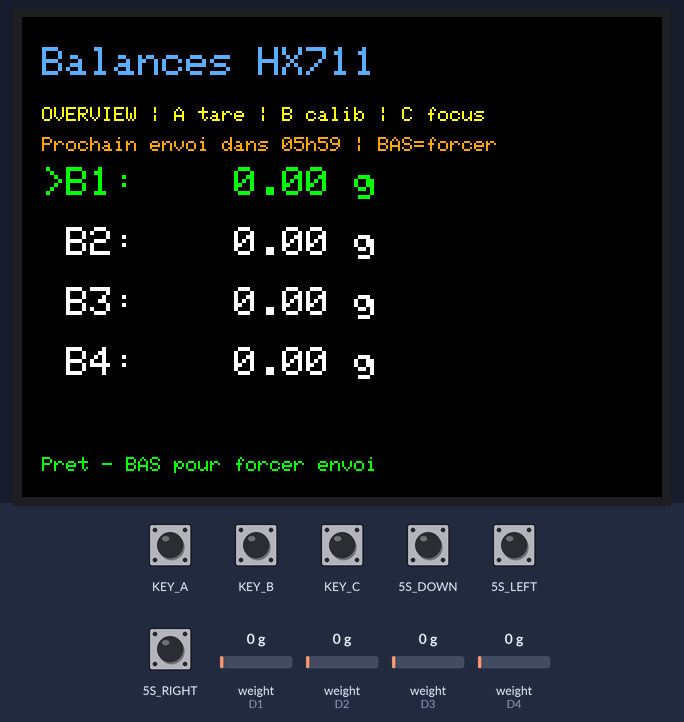
Recording of a program running on a simulated Seeed Wio Terminal. Parts: 320×240 colour display. Inputs (shaded band) come from the test bench; at power-on: 5S_DOWN, 5S_LEFT, 5S_RIGHT, KEY_A, KEY_B, KEY_C HIGH, weight on the scale (sensors on D1, D2, D3, D4) 0 g. What the program prints to the serial monitor is not drawn.

Above: at 3.6 s.
3.7 s: KEY_A pulled LOW for 0.45 s
At 4.8 s:
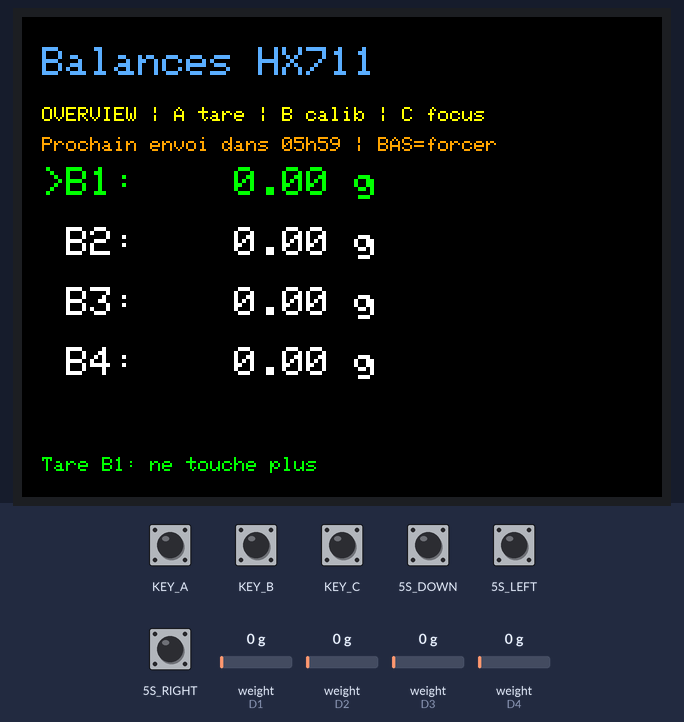
7.2 s: weight on the scale (sensor on D1) set to 100 g
10.2 s: 5S_DOWN pulled LOW for 0.45 s
At 13.5 s:
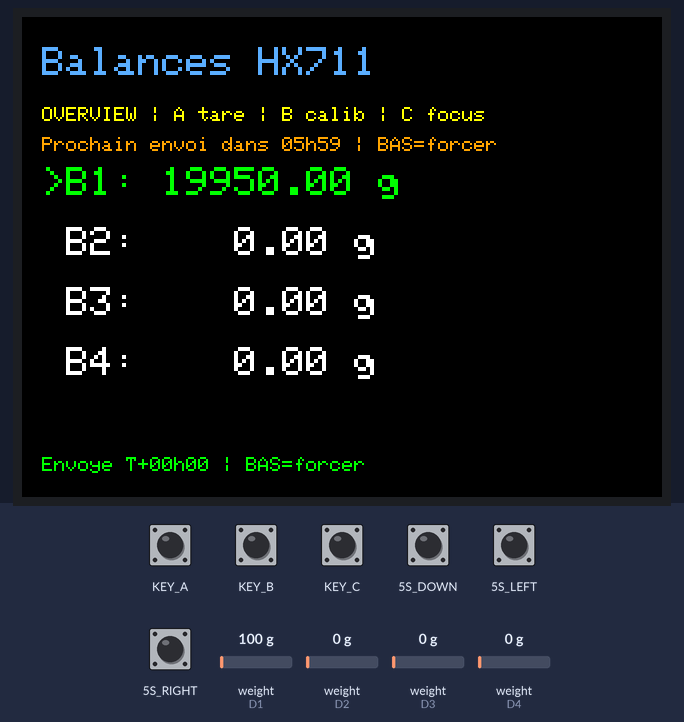
13.7 s: KEY_B pulled LOW for 0.45 s
At 14.4 s:
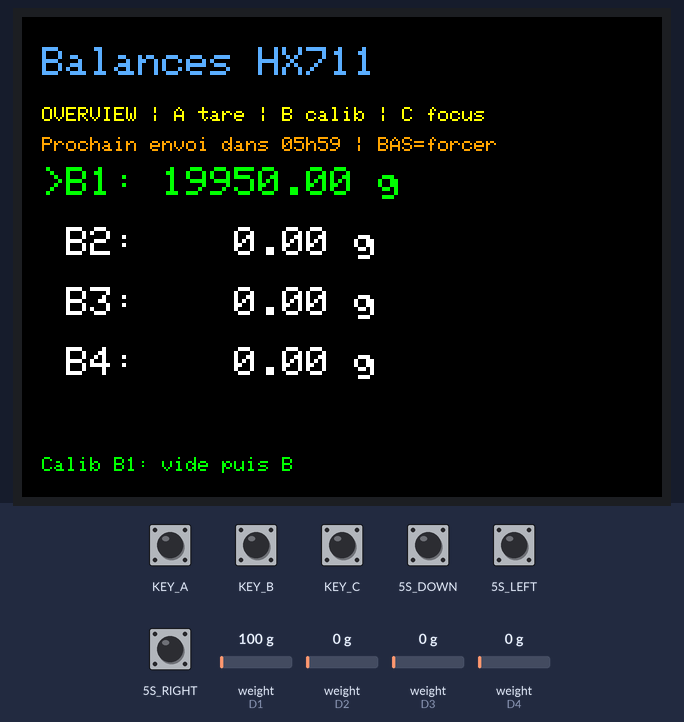
15.6 s: KEY_B pulled LOW for 1 s
At 17.1 s:
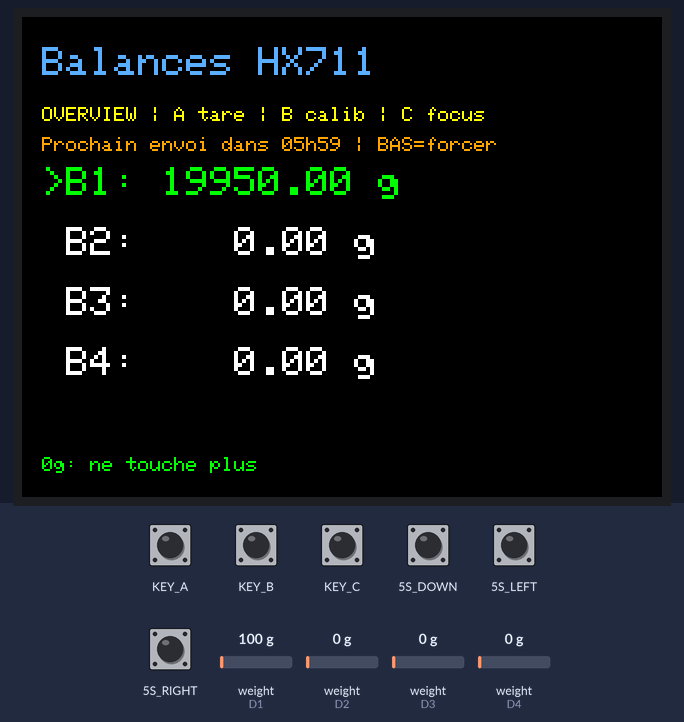
Timing chart, 0 to 18.6 s (numbered marks = the images above; inputs shaded):
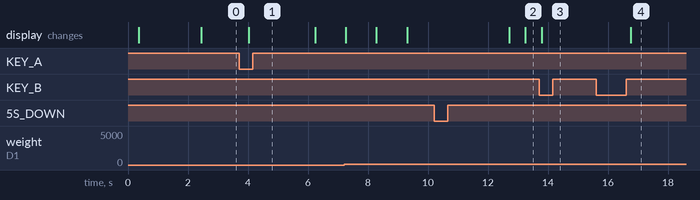

Measured:
- after the input at 3.7 s, the display: changes after 0.32 s (image 1)
- after the input at 10.2 s, the display: first changes after 2.5 s (image 2 shows a later state)
- after the input at 13.7 s, the display: changes after 0.08 s (image 3)
- after the input at 15.6 s, the display: changes after 1.2 s (image 4)

The program:

main.cpp
```cpp
// ============================================================
// Wio Terminal + HX711 (2 à 4 balances)
// Version V3.0 — SANS WIFI
// Communication via USB Serial vers reTerminal (Raspberry Pi)
//
// PROTOCOLE SERIAL :
//   Le Wio envoie toutes les 6h une ligne :
//   DATA,<poids_b1>,<poids_b2>,<poids_b3>,<poids_b4>
//   Exemple : DATA,48.72,32.15,0.00,0.00
//   0.00 = balance absente ou non connectée
//
//   Ce format est identique à ce que le Teensy enverra plus tard.
//   Le reTerminal n'aura pas besoin d'être modifié lors du remplacement.
//
// BOUTONS :
//   A        → Tare de la balance active
//   B        → Calibration de la balance active
//   C        → Basculer OVERVIEW / FOCUS
//   Gauche   → Balance active précédente
//   Droite   → Balance active suivante
//   Bas      → Envoyer les données maintenant (test)
//
// CHANGER L'INTERVALLE :
//   Ligne #define RECORD_INTERVAL_MS
//   6h  → 6UL  * 3600UL * 1000UL  (test)
//   24h → 24UL * 3600UL * 1000UL  (production)
// ============================================================

#include <Arduino.h>
#include <TFT_eSPI.h>
#include <HX711.h>
#include <stdarg.h>

// ============================================================
// CONFIG MATÉRIELLE
// ============================================================

#define NB_SCALES         4     // Nombre max de balances (changer si besoin)
#define CALIBRATION_MASS  100.0f

#define NB_SAMPLES        5
#define TARE_SAMPLES      40
#define CALIB_SAMPLES     80

#define DISPLAY_PERIOD_MS 300
#define DEBOUNCE_MS       150

#define ZERO_DEADBAND_G     0.05f
#define DISPLAY_DEADBAND_G  0.03f

const int COMMON_SCK_PIN         = D0;
const int DOUT_PINS[NB_SCALES]   = { D1, D2, D3, D4 };

// ============================================================
// CONFIG INTERVALLE
// 6h pour les tests, passer à 24h pour la production
// ============================================================

#define RECORD_INTERVAL_MS  (6UL * 3600UL * 1000UL)
// #define RECORD_INTERVAL_MS  (24UL * 3600UL * 1000UL)

// ============================================================
// VARIABLES GLOBALES
// ============================================================

float tare_offsets[NB_SCALES]        = {0.0f, 0.0f, 0.0f, 0.0f};
float calibration_factors[NB_SCALES] = {1.0f, 1.0f, 1.0f, 1.0f};

int  active_scale        = 0;
bool mode_focus          = false;
int  overview_read_index = 0;

float last_weights[NB_SCALES];
long  last_raws[NB_SCALES];
float displayed_weights[NB_SCALES];
bool  scale_present[NB_SCALES];

float last_drawn_weight[NB_SCALES] = {999999, 999999, 999999, 999999};
long  last_drawn_raw[NB_SCALES]    = {-999999, -999999, -999999, -999999};
int   last_drawn_active_scale      = -1;
bool  last_drawn_mode_focus        = false;

uint32_t last_record_ms = 0;

HX711    scales[NB_SCALES];
TFT_eSPI tft = TFT_eSPI();

// ============================================================
// COULEURS
// ============================================================

#define COLOR_TITLE    0x5D7F
#define COLOR_MODE     0xFFE0
#define COLOR_WHITE    TFT_WHITE
#define COLOR_GRAY     0x8410
#define COLOR_GREEN    0x07E0
#define COLOR_ORANGE   0xFD20
#define COLOR_STATUS   0x07E0
#define COLOR_RAW      0xAD55

// ============================================================
// POSITIONS ÉCRAN
// ============================================================

const int Y_TITLE  = 15;
const int Y_MODE   = 45;
const int Y_LINES[NB_SCALES] = { 75, 105, 135, 165 };
const int Y_BIG    = 95;
const int Y_RAW    = 165;
const int Y_CALIB  = 185;
const int Y_STATUS = 220;

char status_text[64] = "Demarrage...";

// ============================================================
// PROTOTYPES
// ============================================================

void draw_status_bar();
void draw_static_screen();
void update_display_values();
void force_full_redraw();
void send_data_serial();

// ============================================================
// STATUS BAR
// ============================================================

void set_statusf(const char* fmt, ...) {
    va_list args;
    va_start(args, fmt);
    vsnprintf(status_text, sizeof(status_text), fmt, args);
    va_end(args);
    Serial.flush(); // Ne pas interrompre un envoi de données
    draw_status_bar();
}

// ============================================================
// BOUTONS
// ============================================================

struct ButtonEdge {
    int      pin;
    bool     last_state;
    uint32_t last_event_time_ms;

    void begin(int p) {
        pin = p;
        pinMode(pin, INPUT_PULLUP);
        last_state = (digitalRead(pin) == LOW);
        last_event_time_ms = 0;
    }

    bool fell() {
        uint32_t now = millis();
        bool current = (digitalRead(pin) == LOW);
        bool event = false;
        if (current && !last_state) {
            if (now - last_event_time_ms >= DEBOUNCE_MS) {
                event = true;
                last_event_time_ms = now;
            }
        }
        last_state = current;
        return event;
    }

    bool is_pressed() {
        return (digitalRead(pin) == LOW);
    }
};

ButtonEdge btn_a, btn_b, btn_c, btn_left, btn_right, btn_down;

// ============================================================
// DÉTECTION HX711
// ============================================================

bool hx711_detect_dout(int dout_pin, unsigned long timeout_ms = 1000) {
    pinMode(dout_pin, INPUT);
    pinMode(COMMON_SCK_PIN, OUTPUT);
    digitalWrite(COMMON_SCK_PIN, LOW);

    unsigned long start = millis();
    while (millis() - start < timeout_ms) {
        if (digitalRead(dout_pin) == LOW) return true;
        delay(10);
    }
    return false;
}

// ============================================================
// MESURES
// ============================================================

long read_raw_average(int index, int n = NB_SAMPLES) {
    if (index < 0 || index >= NB_SCALES) return 0;
    if (!scale_present[index]) return last_raws[index];

    long total = 0;
    int valid = 0;

    for (int i = 0; i < n; i++) {
        if (scales[index].is_ready()) {
            total += scales[index].read();
            valid++;
        }
        delay(3);
    }

    return (valid == 0) ? last_raws[index] : total / valid;
}

long read_raw_average_exact(int index, int n, const char* label) {
    if (index < 0 || index >= NB_SCALES) return 0;
    if (!scale_present[index]) return 0;

    long total = 0;
    int valid = 0;

    while (valid < n) {
        unsigned long wait_start = millis();
        while (!scales[index].is_ready()) {
            if (millis() - wait_start > 1200) {
                if (valid > 0) { set_statusf("%s timeout %d/%d", label, valid, n); return total / valid; }
                else           { set_statusf("%s timeout 0/%d", label, n); return last_raws[index]; }
            }
            delay(1);
        }
        total += scales[index].read();
        valid++;
        if (valid % 10 == 0 || valid == n) set_statusf("%s %d/%d", label, valid, n);
        delay(1);
    }
    return total / valid;
}

float raw_to_weight(int index, long raw) {
    if (index < 0 || index >= NB_SCALES) return 0.0f;
    float factor = calibration_factors[index];
    if (factor == 0.0f) return 0.0f;
    float weight = (float)(raw - (long)tare_offsets[index]) / factor;
    if (abs(weight) < ZERO_DEADBAND_G) weight = 0.0f;
    return weight;
}

void read_weight(int index) {
    if (index < 0 || index >= NB_SCALES) return;
    if (!scale_present[index]) {
        last_weights[index] = 0.0f;
        last_raws[index] = 0;
        return;
    }
    long raw = read_raw_average(index, NB_SAMPLES);
    last_raws[index] = raw;
    last_weights[index] = raw_to_weight(index, raw);
}

float stable_display_weight(int index) {
    if (index < 0 || index >= NB_SCALES) return 0.0f;
    float weight = last_weights[index];
    float old = displayed_weights[index];
    if (abs(weight - old) >= DISPLAY_DEADBAND_G) displayed_weights[index] = weight;
    return displayed_weights[index];
}

// ============================================================
// TARE / CALIBRATION
// ============================================================

void tare(int index) {
    if (index < 0 || index >= NB_SCALES) return;
    if (!scale_present[index]) { set_statusf("B%d absente", index + 1); return; }

    set_statusf("Tare B%d: ne touche plus", index + 1);
    delay(1200);
    long raw = read_raw_average_exact(index, TARE_SAMPLES, "Tare");
    last_raws[index] = raw;
    tare_offsets[index] = (float)raw;
    last_weights[index] = 0.0f;
    displayed_weights[index] = 0.0f;
    last_drawn_weight[index] = 999999;
    last_drawn_raw[index] = -999999;
    set_statusf("Tare B%d OK", index + 1);
    update_display_values();
    delay(800);
}

void wait_release_b() { while (btn_b.is_pressed()) delay(20); delay(DEBOUNCE_MS); }
void wait_press_b()   { while (!btn_b.is_pressed()) delay(20); delay(DEBOUNCE_MS); }
void wait_b_click()   { wait_release_b(); wait_press_b(); wait_release_b(); }

void calibrate_0_100g(int index) {
    if (index < 0 || index >= NB_SCALES) return;
    if (!scale_present[index]) { set_statusf("B%d absente", index + 1); return; }

    set_statusf("Calib B%d: vide puis B", index + 1);
    wait_b_click();
    set_statusf("0g: ne touche plus");
    delay(1500);
    long raw_0g = read_raw_average_exact(index, CALIB_SAMPLES, "Mesure 0g");
    last_raws[index] = raw_0g;
    tare_offsets[index] = (float)raw_0g;
    displayed_weights[index] = 0.0f;
    last_weights[index] = 0.0f;
    last_drawn_weight[index] = 999999;
    last_drawn_raw[index] = -999999;
    set_statusf("0g OK");
    update_display_values();
    delay(1000);

    set_statusf("Pose %.0fg puis B", CALIBRATION_MASS);
    wait_b_click();
    set_statusf("%.0fg: ne touche plus", CALIBRATION_MASS);
    delay(1500);
    long raw_ref = read_raw_average_exact(index, CALIB_SAMPLES, "Mesure masse");
    last_raws[index] = raw_ref;
    long diff = raw_ref - raw_0g;

    if (abs(diff) < 10) { set_statusf("Erreur calib diff=%ld", diff); return; }

    calibration_factors[index] = (float)diff / CALIBRATION_MASS;
    last_weights[index] = CALIBRATION_MASS;
    displayed_weights[index] = CALIBRATION_MASS;
    last_drawn_weight[index] = 999999;
    last_drawn_raw[index] = -999999;
    set_statusf("Calib B%d OK f=%.2f", index + 1, calibration_factors[index]);
    update_display_values();
    delay(1200);
}

// ============================================================
// NAVIGATION
// ============================================================

void change_active_scale(int direction) {
    active_scale = (active_scale + direction + NB_SCALES) % NB_SCALES;
    snprintf(status_text, sizeof(status_text), "Balance active: B%d", active_scale + 1);
}

// ============================================================
// ENVOI DONNÉES VIA SERIAL (USB vers reTerminal)
// ============================================================

void send_data_serial() {
    // Lire toutes les balances une dernière fois avant d'envoyer
    for (int i = 0; i < NB_SCALES; i++) {
        read_weight(i);
    }

    // Format : DATA,<b1>,<b2>,<b3>,<b4>
    // 0.00 si la balance est absente
    Serial.print("DATA");
    for (int i = 0; i < NB_SCALES; i++) {
        Serial.print(",");
        if (scale_present[i]) {
            Serial.print(stable_display_weight(i), 2);
        } else {
            Serial.print("0.00");
        }
    }
    Serial.println(); // \n final — le reTerminal lit jusqu'au \n

    // Affichage sur l'écran
    unsigned long h = (millis() / 1000) / 3600;
    unsigned long m = ((millis() / 1000) % 3600) / 60;
    set_statusf("Envoye T+%02luh%02lu | BAS=forcer", h, m);
}

// ============================================================
// AFFICHAGE
// ============================================================

void reset_draw_cache() {
    for (int i = 0; i < NB_SCALES; i++) {
        last_drawn_weight[i] = 999999;
        last_drawn_raw[i]    = -999999;
    }
    last_drawn_active_scale = active_scale;
    last_drawn_mode_focus   = mode_focus;
}

void draw_status_bar() {
    tft.fillRect(0, Y_STATUS, 320, 20, TFT_BLACK);
    tft.setTextColor(COLOR_STATUS, TFT_BLACK);
    tft.setTextSize(1);
    tft.setCursor(10, Y_STATUS);
    tft.print(status_text);
}

void draw_static_screen() {
    tft.fillScreen(TFT_BLACK);
    tft.setTextColor(COLOR_TITLE, TFT_BLACK);
    tft.setTextSize(2);
    tft.setCursor(10, Y_TITLE);

    if (mode_focus) {
        tft.printf("Balance B%d", active_scale + 1);
        tft.setTextColor(COLOR_MODE, TFT_BLACK);
        tft.setTextSize(1);
        tft.setCursor(10, Y_MODE);
        tft.print("FOCUS | A tare | B calib | C overview");
    } else {
        tft.print("Balances HX711");
        tft.setTextColor(COLOR_MODE, TFT_BLACK);
        tft.setTextSize(1);
        tft.setCursor(10, Y_MODE);
        tft.print("OVERVIEW | A tare | B calib | C focus");
    }

    // Indicateur de prochaine mesure
    tft.setTextColor(COLOR_ORANGE, TFT_BLACK);
    tft.setTextSize(1);
    tft.setCursor(10, Y_MODE + 15);

    unsigned long next_ms = RECORD_INTERVAL_MS - (millis() - last_record_ms);
    unsigned long next_h  = (next_ms / 1000) / 3600;
    unsigned long next_m  = ((next_ms / 1000) % 3600) / 60;
    tft.printf("Prochain envoi dans %02luh%02lu | BAS=forcer", next_h, next_m);

    if (mode_focus) {
        tft.setTextColor(COLOR_RAW, TFT_BLACK);
        tft.setTextSize(1);
        tft.setCursor(10, Y_RAW);
        tft.print("RAW:");
        tft.setCursor(10, Y_CALIB);
        tft.print("Calib:");
    }

    draw_status_bar();
}

void force_full_redraw() {
    draw_static_screen();
    reset_draw_cache();
    update_display_values();
}

void update_display_values() {
    if (mode_focus) {
        if (!scale_present[active_scale]) {
            tft.setTextColor(COLOR_WHITE, TFT_BLACK);
            tft.setTextSize(4);
            tft.setCursor(10, Y_BIG);
            tft.print("Absente    ");
            return;
        }

        float shown = stable_display_weight(active_scale);
        long  raw   = last_raws[active_scale];

        if (abs(shown - last_drawn_weight[active_scale]) >= DISPLAY_DEADBAND_G) {
            tft.setTextColor(COLOR_WHITE, TFT_BLACK);
            tft.setTextSize(4);
            tft.setCursor(10, Y_BIG);
            tft.printf("%10.2f g", shown);
            last_drawn_weight[active_scale] = shown;
        }

        if (raw != last_drawn_raw[active_scale]) {
            tft.setTextColor(COLOR_RAW, TFT_BLACK);
            tft.setTextSize(1);
            tft.setCursor(50, Y_RAW);
            tft.printf("%-16ld", raw);
            tft.setCursor(60, Y_CALIB);
            tft.printf("%-12.2f", calibration_factors[active_scale]);
            last_drawn_raw[active_scale] = raw;
        }
    } else {
        bool active_changed = (last_drawn_active_scale != active_scale);

        for (int i = 0; i < NB_SCALES; i++) {
            float shown = stable_display_weight(i);

            if (active_changed || abs(shown - last_drawn_weight[i]) >= DISPLAY_DEADBAND_G) {
                tft.setTextSize(2);
                tft.setCursor(10, Y_LINES[i]);

                if (!scale_present[i]) {
                    tft.setTextColor(COLOR_GRAY, TFT_BLACK);
                    tft.printf(" B%d: absente       ", i + 1);
                } else {
                    char prefix = (i == active_scale) ? '>' : ' ';
                    tft.setTextColor(i == active_scale ? COLOR_GREEN : COLOR_WHITE, TFT_BLACK);
                    tft.printf("%cB%d: %7.2f g   ", prefix, i + 1, shown);
                }
                last_drawn_weight[i] = shown;
            }
        }
        last_drawn_active_scale = active_scale;
    }
}

// ============================================================
// MISE À JOUR COMPTEUR UNIQUEMENT (sans redessiner l'écran)
// ============================================================

void update_countdown() {
    unsigned long elapsed = millis() - last_record_ms;
    unsigned long remaining_ms = (elapsed >= RECORD_INTERVAL_MS) ? 0 : RECORD_INTERVAL_MS - elapsed;
    unsigned long next_h = (remaining_ms / 1000) / 3600;
    unsigned long next_m = ((remaining_ms / 1000) % 3600) / 60;

    // Efface uniquement la ligne du compteur
    tft.fillRect(0, Y_MODE + 15, 320, 12, TFT_BLACK);
    tft.setTextColor(COLOR_ORANGE, TFT_BLACK);
    tft.setTextSize(1);
    tft.setCursor(10, Y_MODE + 15);
    tft.printf("Prochain envoi dans %02luh%02lu | BAS=forcer", next_h, next_m);
}

// ============================================================
// SETUP
// ============================================================

void setup() {
    Serial.begin(115200);

    tft.begin();
    tft.setRotation(3);
    tft.fillScreen(TFT_BLACK);

    btn_a.begin(WIO_KEY_A);
    btn_b.begin(WIO_KEY_B);
    btn_c.begin(WIO_KEY_C);
    btn_left.begin(WIO_5S_LEFT);
    btn_right.begin(WIO_5S_RIGHT);
    btn_down.begin(WIO_5S_DOWN);

    for (int i = 0; i < NB_SCALES; i++) {
        last_weights[i]      = 0.0f;
        last_raws[i]         = 0;
        displayed_weights[i] = 0.0f;

        if (hx711_detect_dout(DOUT_PINS[i])) {
            scales[i].begin(DOUT_PINS[i], COMMON_SCK_PIN);
            scale_present[i] = true;
        } else {
            scale_present[i] = false;
        }
    }

    force_full_redraw();

    // Première mesure immédiate au démarrage
    send_data_serial();
    last_record_ms = millis();

    set_statusf("Pret - BAS pour forcer envoi");
}

// ============================================================
// LOOP
// ============================================================

uint32_t last_display_ms  = 0;
uint32_t last_countdown_ms = 0;
#define  COUNTDOWN_PERIOD_MS 30000

void loop() {
    // ─── Boutons ────────────────────────────────────────────
    if (btn_a.fell()) tare(active_scale);
    if (btn_b.fell()) calibrate_0_100g(active_scale);

    if (btn_c.fell()) {
        mode_focus = !mode_focus;
        snprintf(status_text, sizeof(status_text),
                 "Mode %s", mode_focus ? "FOCUS" : "OVERVIEW");
        force_full_redraw();
    }

    // Joystick BAS = forcer l'envoi immédiatement (le compteur continue)
    if (btn_down.fell()) {
        send_data_serial();
        // last_record_ms inchangé → le compteur 6h continue normalement
    }

    if (btn_right.fell()) {
        change_active_scale(1);
        if (mode_focus) force_full_redraw();
        else { update_display_values(); draw_status_bar(); }
    }

    if (btn_left.fell()) {
        change_active_scale(-1);
        if (mode_focus) force_full_redraw();
        else { update_display_values(); draw_status_bar(); }
    }

    // ─── Lecture capteurs ────────────────────────────────────
    if (mode_focus) {
        read_weight(active_scale);
    } else {
        read_weight(overview_read_index);
        overview_read_index = (overview_read_index + 1) % NB_SCALES;
    }

    // ─── Affichage périodique ─────────────────────────────────
    if (millis() - last_display_ms >= DISPLAY_PERIOD_MS) {
        update_display_values();
        last_display_ms = millis();
    }

    // ─── Mise à jour compteur toutes les 30s (sans clignotement) ─
    if (millis() - last_countdown_ms >= COUNTDOWN_PERIOD_MS) {
        update_countdown();
        last_countdown_ms = millis();
    }

    // ─── Envoi automatique toutes les 6h ─────────────────────
    if (millis() - last_record_ms >= RECORD_INTERVAL_MS) {
        send_data_serial();
        last_record_ms = millis();
    }

    delay(10);
}
```
